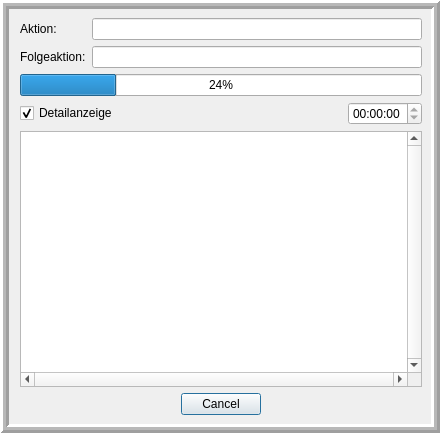
<?xml version="1.0" encoding="UTF-8"?>
<ui version="4.0">
 <class>FortschrittDialog</class>
 <widget class="QDialog" name="FortschrittDialog">
  <property name="geometry">
   <rect>
    <x>0</x>
    <y>0</y>
    <width>440</width>
    <height>433</height>
   </rect>
  </property>
  <property name="windowTitle">
   <string>Dialog</string>
  </property>
  <layout class="QVBoxLayout" name="verticalLayout_2">
   <property name="leftMargin">
    <number>0</number>
   </property>
   <property name="topMargin">
    <number>0</number>
   </property>
   <property name="rightMargin">
    <number>0</number>
   </property>
   <property name="bottomMargin">
    <number>0</number>
   </property>
   <item>
    <widget class="QFrame" name="frame">
     <property name="frameShape">
      <enum>QFrame::Box</enum>
     </property>
     <property name="frameShadow">
      <enum>QFrame::Raised</enum>
     </property>
     <property name="lineWidth">
      <number>3</number>
     </property>
     <property name="midLineWidth">
      <number>3</number>
     </property>
     <layout class="QVBoxLayout" name="verticalLayout">
      <property name="leftMargin">
       <number>11</number>
      </property>
      <item>
       <layout class="QFormLayout" name="formLayout">
        <item row="0" column="0">
         <widget class="QLabel" name="aktionLabel">
          <property name="text">
           <string>Aktion:</string>
          </property>
         </widget>
        </item>
        <item row="0" column="1">
         <widget class="QLineEdit" name="aktion">
          <property name="minimumSize">
           <size>
            <width>250</width>
            <height>0</height>
           </size>
          </property>
          <property name="readOnly">
           <bool>true</bool>
          </property>
         </widget>
        </item>
        <item row="1" column="0">
         <widget class="QLabel" name="label">
          <property name="text">
           <string>Folgeaktion:</string>
          </property>
         </widget>
        </item>
        <item row="1" column="1">
         <widget class="QLineEdit" name="folgeAktion">
          <property name="readOnly">
           <bool>true</bool>
          </property>
         </widget>
        </item>
       </layout>
      </item>
      <item>
       <widget class="QProgressBar" name="progressBar">
        <property name="minimumSize">
         <size>
          <width>400</width>
          <height>0</height>
         </size>
        </property>
        <property name="value">
         <number>24</number>
        </property>
       </widget>
      </item>
      <item>
       <layout class="QHBoxLayout" name="horizontalLayout_2" stretch="0,1,0">
        <item>
         <widget class="QCheckBox" name="details">
          <property name="text">
           <string>Detailanzeige</string>
          </property>
          <property name="checked">
           <bool>true</bool>
          </property>
         </widget>
        </item>
        <item>
         <spacer name="horizontalSpacer">
          <property name="orientation">
           <enum>Qt::Horizontal</enum>
          </property>
          <property name="sizeHint" stdset="0">
           <size>
            <width>40</width>
            <height>20</height>
           </size>
          </property>
         </spacer>
        </item>
        <item>
         <widget class="QTimeEdit" name="processTime">
          <property name="readOnly">
           <bool>true</bool>
          </property>
         </widget>
        </item>
       </layout>
      </item>
      <item>
       <widget class="QTextEdit" name="log">
        <property name="enabled">
         <bool>true</bool>
        </property>
        <property name="verticalScrollBarPolicy">
         <enum>Qt::ScrollBarAlwaysOn</enum>
        </property>
        <property name="horizontalScrollBarPolicy">
         <enum>Qt::ScrollBarAlwaysOn</enum>
        </property>
        <property name="readOnly">
         <bool>true</bool>
        </property>
       </widget>
      </item>
      <item>
       <widget class="QDialogButtonBox" name="buttonBox">
        <property name="orientation">
         <enum>Qt::Horizontal</enum>
        </property>
        <property name="standardButtons">
         <set>QDialogButtonBox::Cancel</set>
        </property>
        <property name="centerButtons">
         <bool>true</bool>
        </property>
       </widget>
      </item>
     </layout>
    </widget>
   </item>
  </layout>
 </widget>
 <resources/>
 <connections>
  <connection>
   <sender>buttonBox</sender>
   <signal>rejected()</signal>
   <receiver>FortschrittDialog</receiver>
   <slot>reject()</slot>
   <hints>
    <hint type="sourcelabel">
     <x>336</x>
     <y>321</y>
    </hint>
    <hint type="destinationlabel">
     <x>286</x>
     <y>274</y>
    </hint>
   </hints>
  </connection>
 </connections>
</ui>
